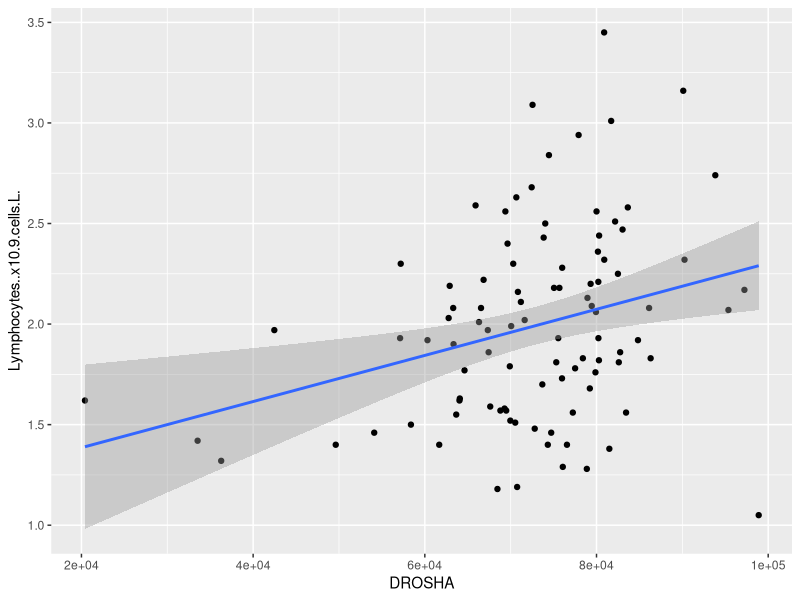

Recreate this plot in R. (Note: this script raises an error after producing the figure.)
## BTEC395 Project
## By Hana G Velecina

## Install necessary packages
install.packages("ggplot2")
library(ggplot2)
# library(ggrepel)

## set working directory to source file location 

setwd("./data/")

## Read data
IBS1 <- read.table("../data/IBSGXData.txt", sep = "\t", header = TRUE)
View(IBS1)


## Lymphocytes Single Regression Test vs DROSHA gene
Lymphocytes.regression <- lm(DROSHA ~ Lymphocytes..x10.9.cells.L. , data=IBS1)
summary(Lymphocytes.regression)

## Lymphocytes Scatterplots vs DROSHA gene
ggplot(IBS1, aes(x=DROSHA, y=Lymphocytes..x10.9.cells.L.)) +
  geom_point() +    
  geom_smooth(method=lm) 


## Recursive analysis for regression  - RNA Expression

## Access only the columns with RNA Expression
names(IBS)[37:286]

##  Make a data frame of list type
storage <- list()

## linear regression for each expressed gene
for(i in names(IBS)[37:286]){
  storage[[i]]  <- lm(get(i) ~ Lymphocytes_PCT...., IBS)
}

summary(storage$AGO2)
summary(storage$AGO2)$r.squared
summary(storage$AGO2)$coefficients[,4]

## output the results of the 250 genes in data_output folder
sink('../data_output/Lymphocytes_PCT_storage.txt', append = TRUE)
print(storage)
sink()

## Read in the table of fold changes
FCdata <- read.csv("../data/FC.csv", row.names = 1, header = FALSE)

## Read in the table of expression data
IBS <- read.csv("../data/GXdata.csv", header = TRUE)

## Access only the columns with RNA Expression (subsetting)
names(IBS)[28:277]

## Make a list of anova(lm()) results for bloodwork parameter
storage <- list()

for(i in names(IBS)[28:277]){
  storage[[i]]  <- anova(lm(get(i) ~ LymphocytePCT, IBS))
}

## Extract the p-values into a new list
pVals <- list()

for(i in names(storage)){
  pVals[[i]] <- -(log10(storage[[i]]$'Pr(>F)'))
}

## Convert the pValues list into a data frame. 
DFpvalues <- data.frame(matrix(unlist(pVals), nrow=length(pVals), byrow=T))

## Combine the results dataframes and write column labels

VolcanoPlotData <- cbind(FCdata, DFpvalues)
names(VolcanoPlotData)[1] <- paste("log2(slopeDiff)")
names(VolcanoPlotData)[2] <- paste("-log10(Pval)")

## Add a column to evaluate significance

VolcanoPlotData$Sig <- ifelse(VolcanoPlotData$`-log10(Pval)` > 1.3, "Sig", "Insig");

## Make a volcano-style scatterplot for these results

png("../fig_output/LymphocytePCTplot.png")
LymphocytePCTplot <- ggplot(VolcanoPlotData, aes(x = `log2(slopeDiff)`, y = `-log10(Pval)`, label=rownames(VolcanoPlotData), color=Sig)) +
  geom_point(aes(color = Sig)) +
  scale_color_manual(values = c("grey", "red")) +
  theme_bw(base_size = 12) + theme(legend.position = "bottom") +
  geom_text(aes(x = `log2(slopeDiff)`,y = `-log10(Pval)`, fontface = 1, size=3,  label=row.names(VolcanoPlotData)))

print(LymphocytePCTplot + ggtitle("Gene Expression vs. LymphocytePCT Level"))
dev.off()
